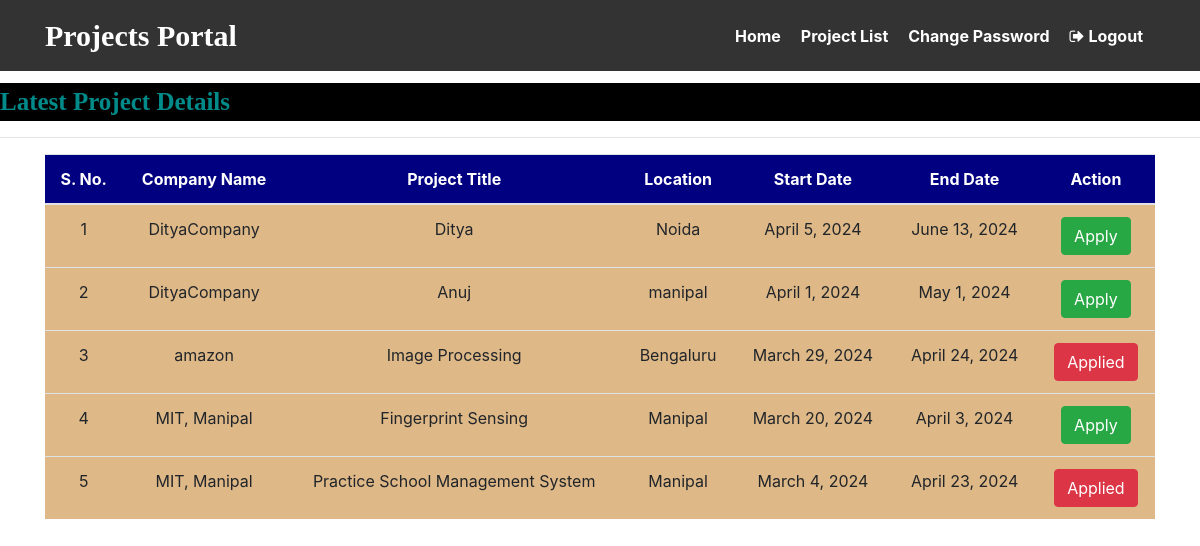
Screenshot of /user_latestjobs (signed in) with the database file from the repository.
### job/models.py (models this page shows, shortened)
class Job(models.Model):
    recruiter = models.ForeignKey(Company ,on_delete=models.CASCADE)
    start_date = models.DateField()
    end_date = models.DateField()
    title = models.CharField(max_length=50)
    salary = models.FloatField(max_length=10)
    image = models.FileField()
    description = models.CharField(max_length=300)
    experience = models.IntegerField(max_length=100)
    location = models.CharField(max_length=20)
    skills = models.CharField(max_length=100)
    creationdate = models.DateField()

class Company(models.Model):
    user = models.ForeignKey(User,on_delete=models.CASCADE)
    mobile = models.CharField(max_length=10,null=True)
    image = models.FileField(null=True)
    gender = models.CharField(max_length=10,null=True)
    company = models.CharField(max_length=50, null=True)
    type = models.CharField(max_length=10,null=True)
    status = models.CharField(max_length=20, null=True)

### job/views.py (the view)
# urls.py: path('user_latestjobs', job.views.user_latestjobs, name="user_latestjobs"),
def user_latestjobs(request):
    job = Job.objects.all().order_by('-start_date')
    d = {'job':job}
    user = request.user
    student = StudentUser.objects.get(user=user)
    data = Apply.objects.filter()
    li = []
    for i in data:
        li.append(i.job.id)
    d = {'job':job, 'li':li}
    return render(request, "user_latestjobs.html",d)

### job/templates/user_latestjobs.html (shortened to what this page needs)
{% load static %}
{% block body %}
{% include 'user_navigation.html' %}
<marquee style="font-family: 'Monotype Corsiva'; font-size: 25px; color: darkcyan; background-color: black; font-weight: bold; margin-top: 1%">
    Latest Project Details
</marquee>
<hr>
<div class="container">
    <table class="table table-hover" id="example">
        <thead>
        <tr style="background-color: #000080; color: white">
            <th>S. No.</th>
            <th>Company Name</th>
            <th>Project Title</th>
            <th>Location</th>
            <th>Start Date</th>
            <th>End Date</th>
            <th>Action</th>
        </tr>
        </thead>
        <tbody>
        {% for i in job %}
        <tr style="background-color : #DEB887">
            <td>{{ forloop.counter }}</td>
            <td>{{ i.recruiter.company }}</td>
            <td>{{ i.title }}</td>
            <td>{{ i.location }}</td>
            <td>{{ i.start_date }}</td>
            <td>{{ i.end_date }}</td>
            {% if i.id in li %}
            <td><a href="{% url 'user_login' %}" class="btn btn-danger">Applied</a></td>
            {% else %}
            <td><a href="{% url 'job_detail' i.id %}" class="btn btn-success">Apply</a></td>
            {% endif %}
        </tr>
        {% endfor %}
        </tbody>
    </table>
</div>
{% endblock body %}

### job/templates/user_latestjobs.html (style rules this page uses)
body { background-color: white; }
tr:nth-child(even) { background-color: #ADD8E6; }
tr:nth-child(odd) { background-color: #ECECEC; }
tr { text-align: center; }

### rows the page displays
Job: recruiter.company "DityaCompany", title "Ditya", location "Noida", start_date "April 5, 2024", end_date "June 13, 2024", shows "Apply"
Job: recruiter.company "DityaCompany", title "Anuj", location "manipal", start_date "April 1, 2024", end_date "May 1, 2024", shows "Apply"
Job: recruiter.company "amazon", title "Image Processing", location "Bengaluru", start_date "March 29, 2024", end_date "April 24, 2024", shows "Applied"
Job: recruiter.company "MIT, Manipal", title "Fingerprint Sensing", location "Manipal", start_date "March 20, 2024", end_date "April 3, 2024", shows "Apply"
Job: recruiter.company "MIT, Manipal", title "Practice School Management System", location "Manipal", start_date "March 4, 2024", end_date "April 23, 2024", shows "Applied"
